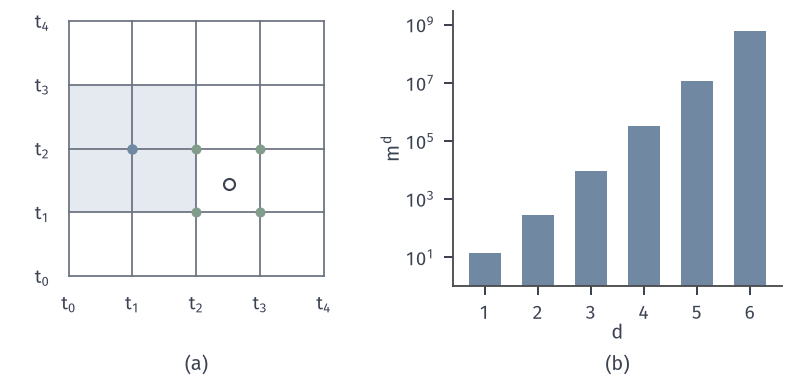

This figure's Python source:
from pathlib import Path
import sys
ROOT = next(p for p in Path(__file__).resolve().parents if (p/"build.sh").is_file() and (p/"tex/book.tex").is_file())
sys.path.insert(0, str(ROOT/"figures/00-shared/mathematical-preliminaries-upper/00-shared/comprehension-figures"))
from support import figure, save, BLUE, GREEN, YELLOW, RED, PURPLE, INK, MUTED, GRID, BLUE_FILL, GREEN_FILL, YELLOW_FILL, RED_FILL, PURPLE_FILL
import numpy as np

def panel_labels(fig, axes, y=.02):
    for ax, s in zip(axes, "(a) (b) (c)".split()):
        q = ax.get_position(); fig.text((q.x0+q.x1)/2, y, s, ha="center", va="bottom")

# (a) product hat basis support on a 5x5 grid. (b) coefficient count m^d needed for error <= 1e-3 with |d_i^2 f|<=1: h^2 <= 8 eps/d, m-1 = ceil(1/h).
from matplotlib.patches import Rectangle
fig, axes = figure(width_mm=112, height_mm=54, ncols=2)
fig.set_layout_engine(None)
fig.subplots_adjust(left=.04, right=.985, top=.97, bottom=.25, wspace=.28)
ax = axes[0]
g = np.arange(5)/4
ax.add_patch(Rectangle((g[0], g[1]), g[2]-g[0], g[3]-g[1], facecolor=BLUE_FILL, edgecolor='none'))
for v in g:
    ax.plot([0, 1], [v, v], color=MUTED, lw=.7); ax.plot([v, v], [0, 1], color=MUTED, lw=.7)
ax.plot([g[1]], [g[2]], 'o', ms=4.2, color=BLUE, mew=0)
qx, qy = .63, .36
for cx in (g[2], g[3]):
    for cy in (g[1], g[2]):
        ax.plot([cx], [cy], 'o', ms=4, color=GREEN, mew=0)
ax.plot([qx], [qy], 'o', ms=4.4, mfc='white', mec=INK, mew=.85)
ax.set_xlim(-.04, 1.04); ax.set_ylim(-.04, 1.04); ax.set_aspect('equal'); ax.set_xticks(g); ax.set_xticklabels(['$t_0$', '$t_1$', '$t_2$', '$t_3$', '$t_4$']); ax.set_yticks(g); ax.set_yticklabels(['$t_0$', '$t_1$', '$t_2$', '$t_3$', '$t_4$'])
for s in ('top', 'right', 'bottom', 'left'): ax.spines[s].set_visible(False)
ax.tick_params(length=0)
ax = axes[1]
eps = 1e-3; ds = np.arange(1, 7); cnt = []
for d in ds:
    mm = int(np.ceil(1/np.sqrt(8*eps/d)-1e-12))+1; cnt.append(float(mm)**d); print(d, mm, float(mm)**d)
ax.bar(ds, cnt, width=.6, color=BLUE, bottom=1)
ax.set_yscale('log'); ax.set_ylim(1, 3e9); ax.set_xlim(.4, 6.6); ax.set_xticks(ds); ax.set_xlabel('$d$', labelpad=0); ax.set_ylabel('$m^d$', labelpad=1); ax.set_yticks([1e1, 1e3, 1e5, 1e7, 1e9])
panel_labels(fig, axes)
save(fig, Path(__file__).resolve().parent, 'figure', {'formula': 'm^d with m-1=ceil(1/h), h^2=8 eps/d, eps=1e-3'})
